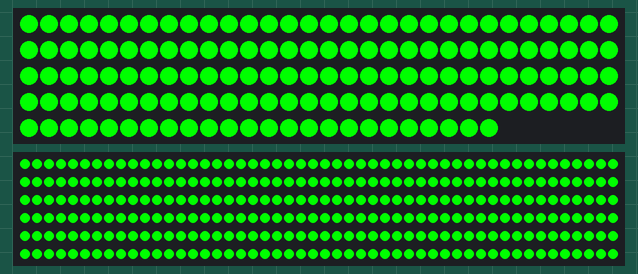
A sketch run on a simulated ESP32. On the bench: 144 RGB LEDs in strip order, left to right, continuing on the next row, 300 RGB LEDs in strip order, left to right, continuing on the next row. WiFi joins after 1.5 s; servers stay silent unless stated; what the sketch prints to the serial monitor is not drawn.

Above: at 1.6 s.

The sketch:

ESP32_ledstrip_client.ino
```cpp
#include <WiFi.h>
#include <NeoPixelBus.h>
#include <NeoPixelAnimator.h>
#include "tuple.hpp"

//////////////////////////////////////////////////////////
//////////////////////// SETTINGS ////////////////////////
//////////////////////////////////////////////////////////

// How many LED strips are connected
constexpr uint8_t NUM_LED_STRIPS = 2;
// what pins are the strips connected to
constexpr uint8_t LED_PINS[NUM_LED_STRIPS] = { 12, 14 };
// how many LEDs per strip
constexpr uint16_t LED_COUNTS[NUM_LED_STRIPS] = { 144, 300 };

// how many wifi networks
constexpr int NUM_NETWORKS = 2;
// wifi SSIDs
constexpr const char* SSIDS[NUM_NETWORKS] =
{
	"wifi-network-1",
	"wifi-network-2"
};
// wifi passwords
constexpr const char* PASSWORDS[NUM_NETWORKS] =
{
	"wifi-pass-1",
	"wifi-pass-2"
};
// how many milliseconds we will try to connect to each network
constexpr unsigned long WIFI_CONNECTION_TIMEOUT = 5000;
// what port to listen on
constexpr int PORT = 8000;


//all the strips
using Strip0_t = NeoPixelBus<NeoGrbFeature, NeoEsp32Rmt0Ws2812xMethod>;
using Strip1_t = NeoPixelBus<NeoGrbFeature, NeoEsp32Rmt1Ws2812xMethod>;
Strip0_t g_strip_0{LED_COUNTS[0], LED_PINS[0]};
Strip1_t g_strip_1{LED_COUNTS[1], LED_PINS[1]};
tuple<Strip0_t*, Strip1_t*> g_strips { &g_strip_0, &g_strip_1 };


//////////////////////////////////////////////////////////
////////////////////////// CODE //////////////////////////
//////////////////////////////////////////////////////////

// global udp listener
WiFiUDP g_udp;


//////////// ANIMATIONS ////////////
void animateConnecting(AnimationParam param)
{
	// a yellow pixel scanning across the strips
	float progress = (param.progress>0.5) ? 2*(1-param.progress) : 2*(param.progress);
	progress = NeoEase::CubicInOut(progress);
	const RgbColor color(255, 255, 0);
    for_each_in(g_strips, [&](auto strip)
    {
        const auto led = strip->PixelCount() * progress;
        strip->ClearTo(RgbColor(0,0,0));
        strip->SetPixelColor(led, color);

    });
}

void animateConnectionFailure(AnimationParam param)
{
	// red eased flashing
	const float progress = (param.progress>0.5) ? 2*(1-param.progress) : 2*(param.progress);
	const float brightness = NeoEase::CubicIn(progress);
	const HsbColor color(0.f, 1.f, brightness);
    for_each_in(g_strips, [&](auto strip)
    {
        strip->ClearTo(color);
    });
}

void animateConnected(AnimationParam param)
{
	// two abrupt green flashes
	const bool on = (param.progress < 0.25) || (param.progress > 0.5 && param.progress < 0.75);
	const auto color = on ? RgbColor(0, 255, 0) : RgbColor(0,0,0);
    for_each_in(g_strips, [&](auto strip)
    {
        strip->ClearTo(color);
    });
}

void error()
{
	// display a neverending error animation
	NeoPixelAnimator animator(1); //only 1 animation
	animator.StartAnimation(0, 100, animateConnectionFailure);
	while(true)
	{
		if(!animator.IsAnimating()) animator.RestartAnimation(0);
		animator.UpdateAnimations();
        for_each_in(g_strips, [](auto s){ s->Show(); });
    }
}

///////////// SETUP /////////////
void setup()
{
	Serial.begin(115200);
	Serial.println("Starting...");
	// start led strips
    for_each_in(g_strips, [&](auto strip)
    {
        strip->Begin();
        strip->ClearTo(RgbColor(0,0,0));
        strip->Show();
    });
	NeoPixelAnimator animator(1); //only 1 animation

	// connect to wifi
	animator.StartAnimation(0, 1000, animateConnecting);
	for(uint8_t i = 0; i < NUM_NETWORKS; ++i)
	{
		Serial.print("Connecting to: ");
		Serial.println(SSIDS[i]);
		WiFi.begin(SSIDS[i], PASSWORDS[i]);
		for(const auto end = millis() + WIFI_CONNECTION_TIMEOUT; millis() < end; )
		{
			if(WiFi.status() == WL_CONNECTED) goto Wifi_connected;
			// play connecting animation
			if (!animator.IsAnimating()) animator.RestartAnimation(0);
			animator.UpdateAnimations();
            for_each_in(g_strips, [](auto s){ s->Show(); });
        }
		Serial.println("Network unreachable.");
	}
	// play failure animation
	Serial.println("Not connected to any network! Stoping...");
	animator.StartAnimation(0, 1000, animateConnectionFailure);
	while(true)
	{
		if(!animator.IsAnimating()) animator.RestartAnimation(0);
		animator.UpdateAnimations();
        for_each_in(g_strips, [](auto s){ s->Show(); });
    }

	Wifi_connected:
	Serial.println("Connection established.");
	Serial.print  ("IP address: ");
	Serial.println(WiFi.localIP());
	bool error;
	do {
		error = g_udp.begin(PORT) == 0;
		if(error) animator.StartAnimation(0, 500, animateConnectionFailure);
		else      animator.StartAnimation(0, 500, animateConnected);
		while(animator.IsAnimating())
		{
			animator.UpdateAnimations();
            for_each_in(g_strips, [](auto s){ s->Show(); });
        }
		animator.RestartAnimation(0);
	}
	while (error);
	Serial.print("UDP listening on port ");
	Serial.println(PORT);
}

///////////// LOOP /////////////
void loop()
{
    const auto available = g_udp.parsePacket();
    if(available == 0) return;

	auto* buf = new byte[available];
    for(size_t i = 0; i < available; ++i) buf[i] = g_udp.read();

    for_each_in(g_strips, [available, &buf](auto strip)
    {
        const auto ledCount = strip->PixelCount();
		for(int ledIdx = 0; ledIdx < ledCount; ++ledIdx)
		{
			const auto dataIdx = available / 3 * ledIdx / ledCount * 3;
            if(dataIdx+2 > available) error();
            RgbColor col(buf[dataIdx], buf[dataIdx+1], buf[dataIdx+2]);
            strip->SetPixelColor(ledIdx, col);
		}
    });

    for_each_in(g_strips, [](auto s){ s->Show(); });

    delete[] buf;
}
```

tuple.hpp
```cpp
#pragma once

//////////////// enable_if ////////////////
template<bool cond, typename T = void>
struct enable_if { };

template<typename T>
struct enable_if<true, T> { using type = T; };

template<bool cond, typename T = void>
using enable_if_t = typename enable_if<cond, T>::type;


////////////////// tuple //////////////////
namespace detail
{
    template<unsigned I, typename T>
    struct tuple_leaf {
        constexpr tuple_leaf(T&& t) : value(static_cast<T&&>(t)) {}
        T value;
    };

    template<unsigned I, typename... Ts>
    struct tuple_impl;

    template<unsigned I>
    struct tuple_impl<I>{};

    template<unsigned I, typename T, typename... Ts>
    struct tuple_impl<I, T, Ts...> :
        public tuple_leaf<I, T>, // This adds a `value` member of type HeadItem
        public tuple_impl<I + 1, Ts...> // This recurses
    {
        constexpr tuple_impl(T&& t, Ts&& ...ts)
            : tuple_leaf<I, T>(static_cast<T&&>(t))
            , tuple_impl<I+1, Ts...>(static_cast<Ts&&>(ts)...)
        {}
    };

    template<unsigned I, typename T, typename... Ts>
    constexpr T& get(tuple_impl<I, T, Ts...>& tuple)
    {
        return tuple.tuple_leaf<I, T>::value;
    }
    template<unsigned I, typename T, typename... Ts>
    constexpr const T& get(const tuple_impl<I, T, Ts...>& tuple)
    {
        return tuple.tuple_leaf<I, T>::value;
    }
}

template<typename... Ts>
using tuple = detail::tuple_impl<0, Ts...>;
using detail::get;


///////////////// for_each ////////////////
namespace detail
{
    template<unsigned I, typename Function_t, typename... Tp>
    constexpr
    enable_if_t<(I == sizeof...(Tp))>
    for_each_impl(const tuple<Tp...>&, Function_t)
    {}

    template<unsigned I, typename Function_t, typename... Tp>
    constexpr
    enable_if_t<(I < sizeof...(Tp))>
    for_each_impl(const tuple<Tp...>& tuple, Function_t function)
    {
        function(get<I>(tuple));
        for_each_impl<I+1, Function_t, Tp...>(tuple, function);
    }
}

template<typename Function_t, typename... Tp>
constexpr void for_each_in(const tuple<Tp...>& tuple, Function_t function)
{
    detail::for_each_impl<0, Function_t, Tp...>(tuple, function);
}
```
